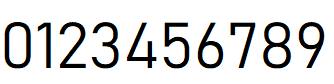
#> input picture images/0123.png, 334 x 84 px
$ python rotate.py -i images/0123.png 5
#> lines starting #> are read from the running program, lines starting #| are printed output that depends on the picture
#> further down, img is the input picture: shape (84, 334, 3); mean B, G, R 218, 218, 218
import cv2
import numpy as np
import argparse


def rotate_image(image, angle):
    # 获取图像尺寸
#> called with angle = 5
    (h, w) = image.shape[:2]
#> h = 84; w = 334

    # 定义旋转中心（此处为图像中心）
    center = (w // 2, h // 2)
#> center = (167, 42)

    # 生成旋转矩阵
    # 参数：旋转中心，旋转角度，缩放因子（1表示不缩放）
    rotation_matrix = cv2.getRotationMatrix2D(center, angle, 1.0)

    # 计算旋转后的图像尺寸，避免裁剪
    # 计算旋转后的宽高
    cos = np.abs(rotation_matrix[0, 0])
#> cos = 0.996
    sin = np.abs(rotation_matrix[0, 1])
#> sin = 0.0872

    # 新的图像宽度和高度
    new_w = int((h * sin) + (w * cos))
#> new_w = 340
    new_h = int((h * cos) + (w * sin))
#> new_h = 112

    # 调整旋转矩阵以防止图像被裁剪
    rotation_matrix[0, 2] += (new_w / 2) - center[0]
    rotation_matrix[1, 2] += (new_h / 2) - center[1]

    # 应用旋转矩阵进行图像旋转
    # 参数：输入图像，旋转矩阵，输出图像大小
    rotated_image = cv2.warpAffine(
        image, rotation_matrix, (new_w, new_h),
        flags=cv2.INTER_LINEAR,  # 线性插值，保证图像质量
        borderMode=cv2.BORDER_CONSTANT,  # 边界填充方式
        borderValue=(255, 255, 255)  # 边界填充颜色（白色）
    )
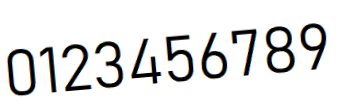
#> rotated_image: shape (112, 340, 3); mean B, G, R 227.7, 227.8, 227.7
    return rotated_image

if __name__ == "__main__":
    parser = argparse.ArgumentParser()
    parser.add_argument('--image', '-i', type=str, help="输入的图片")
    parser.add_argument('angle', type=int, help="提供一个角度")
    args = parser.parse_args()
    print(f"path: {args.image}, angle:{args.angle}")
    img = cv2.imread(args.image);
    rotate_img = rotate_image(img, args.angle)
    cv2.imshow(f"Rotated by {args.angle} degrees", rotate_img)
    cv2.waitKey(0)
    cv2.destroyAllWindows()


$ run again, on images/4304.png
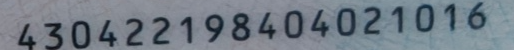
#> input picture images/4304.png, 514 x 50 px
#> img is the input picture: shape (50, 514, 3); mean B, G, R 133.7, 123.8, 114.3
#> in rotate_image, `rotated_image = cv2.warpAffine( image, rotation_matrix, (new_w, new_h)..`:
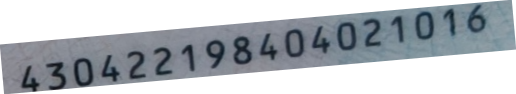
#> rotated_image: shape (94, 516, 3); mean B, G, R 190.7, 185.5, 180.5

$ run again, on images/5221.png
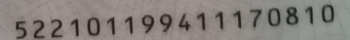
#> input picture images/5221.png, 350 x 40 px
#> img is the input picture: shape (40, 350, 3); mean B, G, R 123.7, 127.6, 133.7
#> in rotate_image, `rotated_image = cv2.warpAffine( image, rotation_matrix, (new_w, new_h)..`:
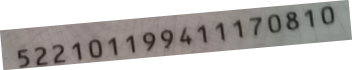
#> rotated_image: shape (70, 352, 3); mean B, G, R 180.4, 182.6, 186.1
